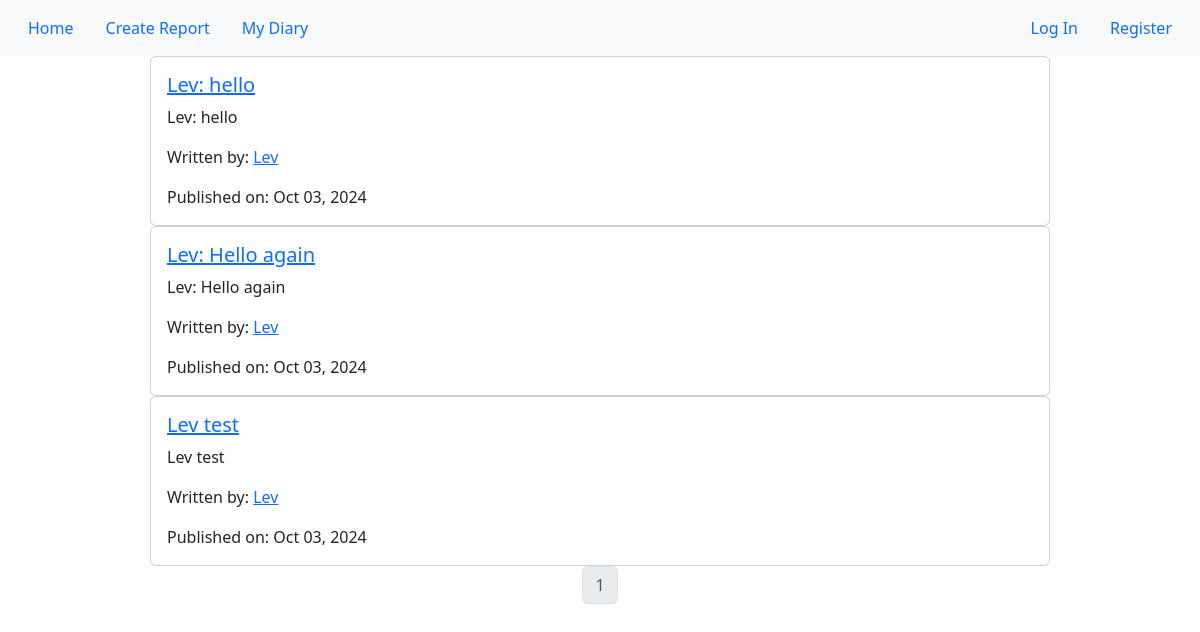
The page /user/posts/2 on the database its author committed.
### compro/models.py (models this page shows, shortened)
class Blogs(db.Model):
    __tablename__ = 'blogs'
    id = db.Column(db.Integer, primary_key=True)
    title = db.Column(db.String(128), nullable=False)
    content = db.Column(db.Text, nullable=False)
    posted_date = db.Column(db.DateTime, default = datetime.utcnow())
    author_id = db.Column(db.Integer, db.ForeignKey('users.id'), nullable=False)

class Users (db.Model, UserMixin):
     __tablename__ = 'users'
     id = db.Column(db.Integer, primary_key=True)
     username = db.Column(db.String(64), nullable = False)
     email = db.Column(db.String(128), nullable=True, index=True, unique=True)
     hash_password = db.Column(db.String(128))
     profile_photo_path = db.Column(db.String(), default='default.jpg')
     post = db.relationship('Blogs', backref='author', lazy='dynamic')

### compro/users/views.py (the view)
@users_bp.route('/user/posts/<user_id>')
def user_posts(user_id):
    user = Users.query.get(user_id)
    page = request.args.get('page', 1, type=int)
    posts = Blogs.query.filter_by(author=user).order_by(Blogs.posted_date.desc()).paginate(page=page,per_page=3)
    return render_template('user_posts.html',posts=posts,page=page,user=user)

### compro/users/templates/user_posts.html
{% extends 'base.html' %}
{% block content %}
    {% for post in posts.items %}
        <div align="center">
        <div class="card w-75 text-start">
            <div class="card-body">
                <h5 class="card-title"><a href="{{ url_for('blog.read_post',post_id=post.id) }}">{{ post.title }}</a> </h5>
                <p class="card-text">{{ post.title }}</p>
                <p class="card-text">Written by: <a href="{{ url_for('users.user_posts',user_id=post.author.id) }}" class="card-lnk">{{ post.author.username }}</a></p>
                <p class="card-text">Published on: {{ post.posted_date.strftime('%b %d, %Y') }}</p>
            </div>
        </div>
        </div>
    {% endfor %}
    <nav aria-label="Page navigation">
    <ul class="pagination justify-content-center">
    {% for page_num in posts.iter_pages(left_edge=2, left_current=2, right_current=4, right_edge=2) %}
        {% if page_num == page %}
             <li class="page-item disabled">
              <a class="page-link">{{ page_num }}</a>
            </li>
        {% elif page_num == None %}
             <li class="page-item">
              <a class="page-link">...</a>
            </li>
        {% else %}
            <li class="page-item">
                <a class="page-link" href="{{ url_for('users.user_posts',user_id=user.id,page=page_num) }}">{{ page_num }}</a>
            </li>
        {% endif %}
    {% endfor %}
    </ul>
    </nav>
{% endblock %}

### rows shown on the page
Blogs: title "Lev: hello", author.username "Lev", posted_date "Oct 03, 2024"
Blogs: title "Lev: Hello again", author.username "Lev", posted_date "Oct 03, 2024"
Blogs: title "Lev test", author.username "Lev", posted_date "Oct 03, 2024"

### other values the page prints
{{ page_num }} "1"
